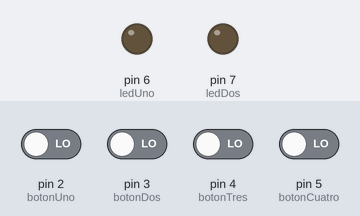
The sketch below on a simulated Arduino Uno, built with avr-gcc and run on an emulated ATmega328P. On the bench: output pins drawn as LEDs (lit = HIGH). Inputs (shaded band) come from the test bench; at power-on: pin 2 (botonUno), pin 3 (botonDos), pin 4 (botonTres), pin 5 (botonCuatro) LOW.

Above: at 1.3 s.
1.4 s: pin 2 (botonUno) driven HIGH and pin 3 (botonDos) driven HIGH
At 2.5 s:
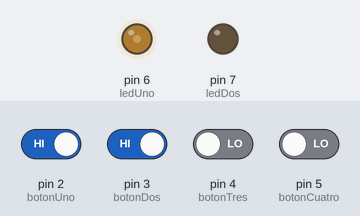
2.9 s: pin 2 (botonUno) driven LOW
At 4.1 s:
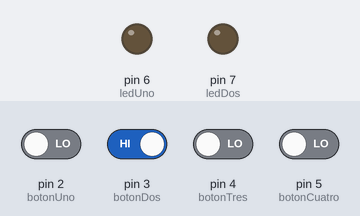
4.4 s: pin 2 (botonUno) driven HIGH
At 4.7 s:
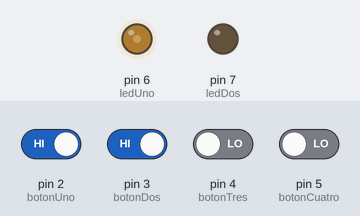
5.9 s: pin 3 (botonDos) driven LOW
At 6.6 s:
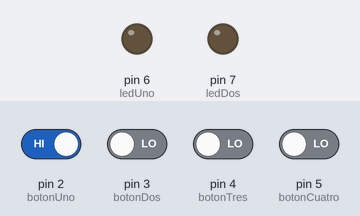
7.4 s: pin 3 (botonDos) driven HIGH
At 8.2 s:
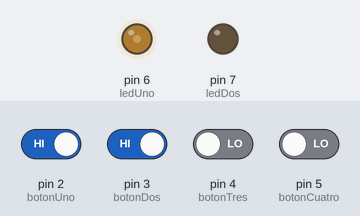
8.9 s: pin 4 (botonTres) driven HIGH and pin 5 (botonCuatro) driven HIGH
At 9.8 s:
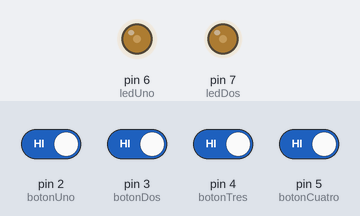
Timing chart, 0 to 11.4 s (numbered marks = the images above; inputs shaded):
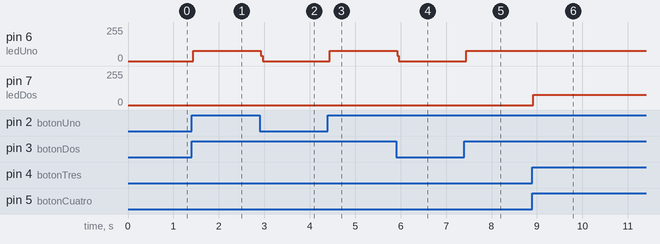

Measured:
- after the input at 1.4 s, pin 6 (ledUno): 0/255 → 78/255 at once
- after the input at 2.9 s, pin 6 (ledUno): 78/255 → 0/255 at once
- after the input at 4.4 s, pin 6 (ledUno): 0/255 → 78/255 at once
- after the input at 5.9 s, pin 6 (ledUno): 78/255 → 0/255 at once
- after the input at 7.4 s, pin 6 (ledUno): 0/255 → 78/255 at once
- after the input at 8.9 s, pin 7 (ledDos): 0/255 → 76/255 at once

The sketch:

examenprogramacionnnn.ino
```cpp
//nombro las variables de
//if de sitoco dos botones,que se prenda la primera luz. si se tocan los 4 botones que se prendan las 2
int x, y;
int botonUno = 2;
int botonDos = 3;
int botonTres = 4;
int botonCuatro = 5;

int estadoUno;
int estadoDos;
int estadoTres;
int estadoCuatro;

// nombro las variables de la luz
int ledUno = 6;
int ledDos = 7;

void setup() {

  Serial.begin(9600);
  delay(100);
  pinMode(ledUno, OUTPUT);
  pinMode(ledDos, OUTPUT);

}

void loop() {

  digitalWrite(ledUno, LOW);
  digitalWrite(ledDos, LOW);

  estadoUno = digitalRead(botonUno);
  estadoDos = digitalRead(botonDos);
  estadoTres = digitalRead(botonTres);
  estadoCuatro = digitalRead(botonCuatro);

  if(estadoUno && estadoDos == HIGH){
      digitalWrite(ledUno, HIGH);
    }else{
      digitalWrite(ledUno,LOW);
    }

   if(estadoTres && estadoCuatro == HIGH){
      digitalWrite(ledDos, HIGH);
    }else{
      digitalWrite(ledDos,LOW);
    }
}
```
